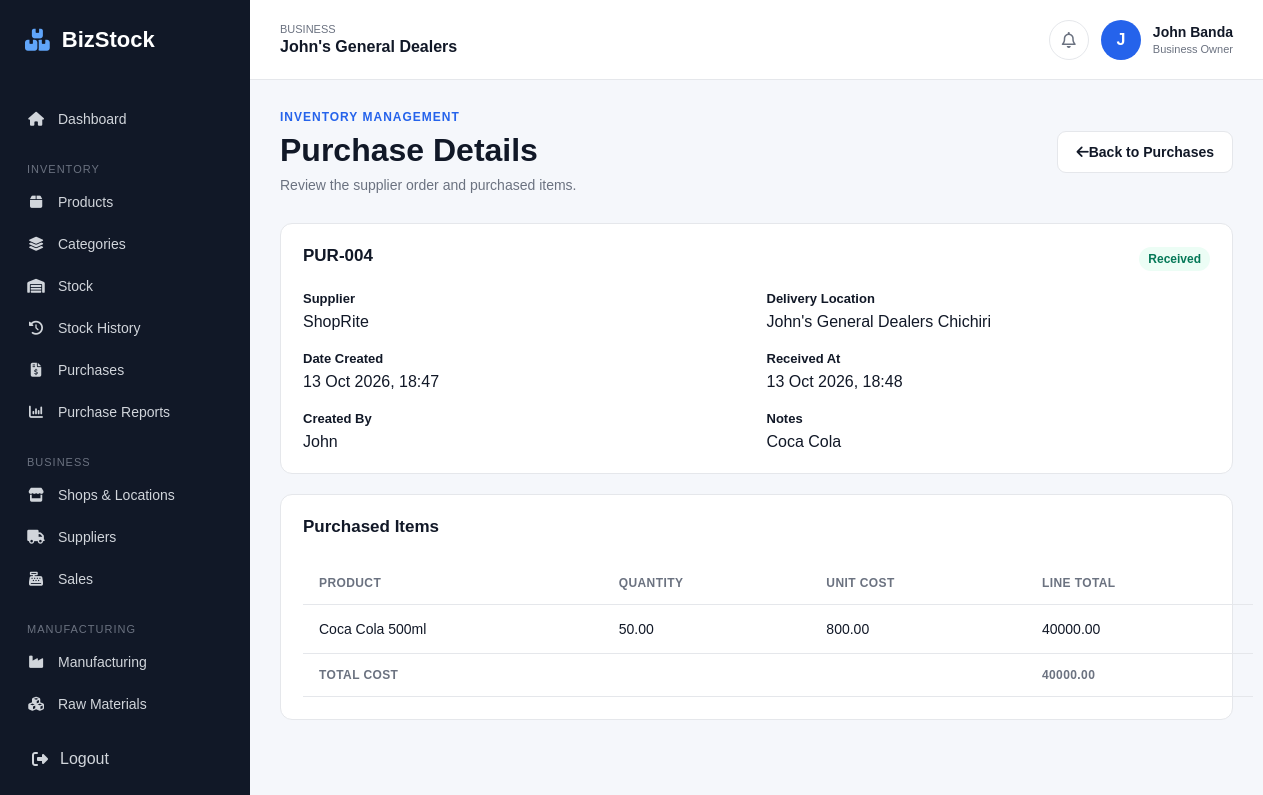
Page /inventory/purchases/4/ (signed in) on the committed database.
### accounts/models.py (models this page shows, shortened)
class UserProfile(models.Model):
    user = models.OneToOneField(
        User,
        on_delete=models.CASCADE
    )
    business = models.ForeignKey(
        Business,
        on_delete=models.CASCADE,
        related_name='users'
    )

### businesses/models.py (models this page shows, shortened)
class Business(models.Model):
    BUSINESS_TYPES = [
        ('retail', 'Retail'),
        ('manufacturing', 'Manufacturing'),
        ('both', 'Retail & Manufacturing'),
    ]
    CURRENCY_CHOICES = [
    ('MWK', 'Malawian Kwacha (MWK)'),
    ('USD', 'US Dollar (USD)'),
    ('GBP', 'British Pound (GBP)'),
    ('ZAR', 'South African Rand (ZAR)'),
    ('EUR', 'Euro (EUR)'),
    ('KES', 'Kenyan Shilling (KES)'),
    ('TZS', 'Tanzanian Shilling (TZS)'),
    ('ZMW', 'Zambian Kwacha (ZMW)'),
    ]
    name = models.CharField(max_length=200)
    business_type = models.CharField(
        max_length=20,
        choices=BUSINESS_TYPES
    )
    email = models.EmailField(blank=True)
    phone = models.CharField(max_length=30, blank=True)
    address = models.TextField(blank=True)
    logo = models.ImageField(upload_to='business_logos/', blank=True, null=True)
    currency = models.CharField(max_length=3, choices=CURRENCY_CHOICES, default='MWK')
    created_at = models.DateTimeField(auto_now_add=True)

### inventory/models.py (models this page shows, shortened)
class Purchase(models.Model):
    STATUS_CHOICES = [
        ('draft', 'Draft'),
        ('received', 'Received'),
        ('cancelled', 'Cancelled'),
    ]
    business = models.ForeignKey(
        Business,
        on_delete=models.CASCADE,
        related_name='purchases'
    )
    supplier = models.ForeignKey(
        Supplier,
        on_delete=models.PROTECT,
        related_name='purchases'
    )
    location = models.ForeignKey(
        'shops.Location',
        on_delete=models.PROTECT,
        related_name='purchases'
    )
    reference = models.CharField(
        max_length=100,
        blank=True
    )
    status = models.CharField(
        max_length=20,
        choices=STATUS_CHOICES,
        default='draft'
    )
    notes = models.TextField(blank=True)
    created_by = models.ForeignKey(
        settings.AUTH_USER_MODEL,
        on_delete=models.SET_NULL,
        null=True,
        blank=True
    )
    created_at = models.DateTimeField(
        auto_now_add=True
    )
    received_at = models.DateTimeField(
        null=True,
        blank=True
    )
    class Meta:
        ordering = ['-created_at']
    @property
    def total_cost(self):
        return sum(
            (item.line_total for item in self.items.all()),
            start=Decimal('0.00')
        )

class Supplier(models.Model):
    business = models.ForeignKey(
        Business,
        on_delete=models.CASCADE,
        related_name='suppliers'
    )
    name = models.CharField(max_length=200)
    contact_person = models.CharField(
        max_length=150,
        blank=True
    )
    email = models.EmailField(blank=True)
    phone = models.CharField(
        max_length=30,
        blank=True
    )
    address = models.TextField(blank=True)
    notes = models.TextField(blank=True)
    is_active = models.BooleanField(default=True)
    created_at = models.DateTimeField(
        auto_now_add=True
    )
    class Meta:
        ordering = ['name']

class PurchaseItem(models.Model):
    purchase = models.ForeignKey(
        Purchase,
        on_delete=models.CASCADE,
        related_name='items'
    )
    product = models.ForeignKey(
        Product,
        on_delete=models.PROTECT,
        related_name='purchase_items'
    )
    quantity = models.DecimalField(
        max_digits=12,
        decimal_places=2,
        validators=[MinValueValidator(0.01)]
    )
    unit_cost = models.DecimalField(
        max_digits=12,
        decimal_places=2,
        validators=[MinValueValidator(0)]
    )
    @property
    def line_total(self):
        return self.quantity * self.unit_cost

class Product(models.Model):
    UNIT_CHOICES = [
        ('piece', 'Piece'),
        ('kg', 'Kilogram'),
        ('g', 'Gram'),
        ('litre', 'Litre'),
        ('ml', 'Millilitre'),
        ('box', 'Box'),
        ('pack', 'Pack'),
        ('dozen', 'Dozen'),
    ]
    business = models.ForeignKey(
        Business,
        on_delete=models.CASCADE,
        related_name='products'
    )
    category = models.ForeignKey(
        Category,
        on_delete=models.SET_NULL,
        null=True,
        blank=True,
        related_name='products'
    )
    name = models.CharField(max_length=200)
    sku = models.CharField(
        max_length=100,
        blank=True
    )
    description = models.TextField(
        blank=True
    )
    unit = models.CharField(
        max_length=20,
        choices=UNIT_CHOICES,
        default='piece'
    )
    cost_price = models.DecimalField(
        max_digits=12,
        decimal_places=2,
        default=0
    )
    selling_price = models.DecimalField(
        max_digits=12,
        decimal_places=2,
        default=0
    )
    minimum_stock = models.DecimalField(
        max_digits=12,
        decimal_places=2,
        default=0
    )
    is_active = models.BooleanField(
        default=True
    )
    created_at = models.DateTimeField(
        auto_now_add=True
    )
    updated_at = models.DateTimeField(
        auto_now=True
    )
    class Meta:
        ordering = ['name']

### shops/models.py (models this page shows, shortened)
class Location(models.Model):
    LOCATION_TYPES = [
        ('factory', 'Factory'),
        ('shop', 'Shop'),
    ]
    business = models.ForeignKey(
        Business,
        on_delete=models.CASCADE,
        related_name='locations'
    )
    name = models.CharField(
        max_length=150
    )
    location_type = models.CharField(
        max_length=20,
        choices=LOCATION_TYPES
    )
    address = models.TextField(
        blank=True
    )
    phone = models.CharField(
        max_length=30,
        blank=True
    )
    is_active = models.BooleanField(
        default=True
    )
    created_at = models.DateTimeField(
        auto_now_add=True
    )
    class Meta:
        ordering = ['name']

### inventory/views.py (the view)
# urls.py: path('purchases/<int:purchase_id>/', views.purchase_detail, name='purchase_detail'),
@login_required
def purchase_detail(request, purchase_id):
    business = request.user.userprofile.business
    purchase = get_object_or_404(
        Purchase.objects.select_related(
            'supplier',
            'location',
            'created_by',
        ).prefetch_related('items__product'),
        id=purchase_id,
        business=business,
    )
    return render(
        request,
        'inventory/purchase_detail.html',
        {
            'purchase': purchase,
            'items': purchase.items.all(),
        },
    )

### templates/inventory/purchase_detail.html (shortened to what this page needs)
{% extends 'base.html' %}
{% block content %}
<div class="page-header">
    <div>
        <p class="page-label">INVENTORY MANAGEMENT</p>
        <h1>Purchase Details</h1>
        <p class="page-description">
            Review the supplier order and purchased items.
        </p>
    </div>
    <a href="{% url 'purchase_list' %}" class="secondary-button">
        <i class="fa-solid fa-arrow-left"></i>
        Back to Purchases
    </a>
</div>
<div class="dashboard-panel">
    <div class="panel-header">
        <h2>
            {{ purchase.reference|default:"Purchase" }}
        </h2>
        <span class="status-badge {% if purchase.status == 'received' %}active{% elif purchase.status == 'cancelled' %}inactive{% endif %}">
            {{ purchase.get_status_display }}
        </span>
    </div>
    <div class="form-grid">
        <div class="form-group">
            <label>Supplier</label>
            <p>{{ purchase.supplier.name }}</p>
        </div>
        <div class="form-group">
            <label>Delivery Location</label>
            <p>{{ purchase.location.name }}</p>
        </div>
        <div class="form-group">
            <label>Date Created</label>
            <p>{{ purchase.created_at|date:"d M Y, H:i" }}</p>
        </div>
        <div class="form-group">
            <label>Received At</label>
            <p>
                {% if purchase.received_at %}
                    {{ purchase.received_at|date:"d M Y, H:i" }}
                {% else %}
                    Not received
                {% endif %}
            </p>
        </div>
        <div class="form-group">
            <label>Created By</label>
            <p>{{ purchase.created_by|default:"Unknown" }}</p>
        </div>
        <div class="form-group">
            <label>Notes</label>
            <p>{{ purchase.notes|default:"No notes provided."|linebreaksbr }}</p>
        </div>
    </div>
</div>
<div class="dashboard-panel">
    <div class="panel-header">
        <h2>Purchased Items</h2>
    </div>
    <div class="table-responsive">
        <table class="data-table">
            <thead>
                <tr>
                    <th>Product</th>
                    <th>Quantity</th>
                    <th>Unit Cost</th>
                    <th>Line Total</th>
                </tr>
            </thead>
            <tbody>
                {% for item in items %}
                    <tr>
                        <td>{{ item.product.name }}</td>
                        <td>{{ item.quantity|floatformat:2 }}</td>
                        <td>{{ item.unit_cost|floatformat:2 }}</td>
                        <td>{{ item.line_total|floatformat:2 }}</td>
                    </tr>
                {% empty %}
                    <tr>
                        <td colspan="4">No items on this purchase.</td>
                    </tr>
                {% endfor %}
            </tbody>
            <tfoot>
                <tr>
                    <th colspan="3">Total Cost</th>
                    <th>{{ purchase.total_cost|floatformat:2 }}</th>
                </tr>
            </tfoot>
        </table>
    </div>
</div>
{% endblock %}

### templates/base.html (shortened to what this page needs)
{% load static %}
<!DOCTYPE html>
<html lang="en">
<head>
    <link
        rel="stylesheet"
        href="{% static 'css/style.css' %}"
    >
    <link
        rel="stylesheet"
        href="https://cdnjs.cloudflare.com/ajax/libs/font-awesome/6.5.2/css/all.min.css"
    >
</head>
<body>
    <div class="app">
        <aside class="sidebar" id="sidebar">
            <div class="logo">
                <i class="fa-solid fa-boxes-stacked"></i>
                <span>BizStock</span>
            </div>
            <nav class="sidebar-nav">
                <a href="{% url 'dashboard' %}" class="nav-link">
                    <i class="fa-solid fa-house"></i>
                    <span>Dashboard</span>
                </a>
                <div class="nav-section">
                    <p>Inventory</p>
                    <a href="{% url 'product_list' %}" class="nav-link">
                        <i class="fa-solid fa-box"></i>
                        <span>Products</span>
                    </a>
                    <a href="{% url 'category_list' %}" class="nav-link">
                        <i class="fa-solid fa-layer-group"></i>
                        <span>Categories</span>
                    </a>
                    <a href="{% url 'stock_list' %}" class="nav-link">
                        <i class="fa-solid fa-warehouse"></i>
                        <span>Stock</span>
                    </a>
                    <a href="{% url 'movement_list' %}" class="nav-link">
                        <i class="fa-solid fa-clock-rotate-left"></i>
                        <span>Stock History</span>
                    </a>
                    <a href="{% url 'purchase_list' %}" class="nav-link">
                        <i class="fa-solid fa-file-invoice-dollar"></i>
                        <span>Purchases</span>
                    </a>
                    <a href="{% url 'purchase_reports' %}" class="nav-link">
                        <i class="fa-solid fa-chart-column"></i>
                        <span>Purchase Reports</span>
                    </a>
                </div>
                <div class="nav-section">
                    <p>Business</p>
                    <a href="{% url 'location_list' %}" class="nav-link">
                        <i class="fa-solid fa-store"></i>
                        <span>Shops & Locations</span>
                    </a>
                    <a href="{% url 'supplier_list' %}" class="nav-link">
                        <i class="fa-solid fa-truck"></i>
                        <span>Suppliers</span>
                    </a>
                    <a href="{% url 'sale_list' %}" class="nav-link">
                        <i class="fa-solid fa-cash-register"></i>
                        <span>Sales</span>
                    </a>
                </div>
                <div class="nav-section">
                    <p>Manufacturing</p>
                    <a href="#" class="nav-link">
                        <i class="fa-solid fa-industry"></i>
                        <span>Manufacturing</span>
                    </a>
                    <a href="#" class="nav-link">
                        <i class="fa-solid fa-cubes"></i>
                        <span>Raw Materials</span>
                    </a>
                </div>
            </nav>
            <div class="sidebar-bottom">
                <a href="{% url 'logout' %}" class="logout-link">
                    <i class="fa-solid fa-right-from-bracket"></i>
                    <span>Logout</span>
                </a>
            </div>
        </aside>
        <main class="main-content">
            <header class="topbar">
                <div class="topbar-business">
                    <span class="business-label">
                        Business
                    </span>
                    <strong>
                        {{ request.user.userprofile.business.name }}
                    </strong>
                </div>
                <div class="topbar-user">
                    <div class="notification">
                        <i class="fa-regular fa-bell"></i>
                    </div>
                    <div class="user-avatar">
                        {{ request.user.first_name|first|upper }}
                    </div>
                    <div class="user-info">
                        <strong>
                            {{ request.user.first_name }}
                            {{ request.user.last_name }}
                        </strong>
                        <span>
                            Business Owner
                        </span>
                    </div>
                </div>
            </header>
            <section class="page-content">
                {% block content %}
                {% endblock %}
            </section>
        </main>
    </div>
</body>
</html>

### rows in the picture
Purchase: reference "PUR-004", status "Received", supplier.name "ShopRite", location.name "John's General Dealers Chichiri", created_at "13 Oct 2026, 18:47", received_at "13 Oct 2026, 18:48", created_by "John", notes "Coca Cola", total_cost "40000.00"
PurchaseItem: product.name "Coca Cola 500ml", quantity "50.00", unit_cost "800.00", line_total "40000.00"

### other values in the picture
{{ request.user.userprofile.business.name }} "John's General Dealers"
{{ request.user.first_name|first|upper }} "J"
{{ request.user.first_name }} "John"
{{ request.user.last_name }} "Banda"
